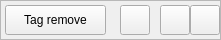
   <widget class="QFrame" name="frm_txt_result_setup">
    <property name="geometry">
     <rect>
      <x>700</x>
      <y>690</y>
      <width>221</width>
      <height>40</height>
     </rect>
    </property>
    <property name="frameShape">
     <enum>QFrame::StyledPanel</enum>
    </property>
    <property name="frameShadow">
     <enum>QFrame::Raised</enum>
    </property>
    <widget class="QPushButton" name="btn_result_zoom_out">
     <property name="geometry">
      <rect>
       <x>190</x>
       <y>5</y>
       <width>30</width>
       <height>30</height>
      </rect>
     </property>
     <property name="text">
      <string/>
     </property>
     <property name="icon">
      <iconset>
       <normaloff>../images/zoom_out.png</normaloff>../images/zoom_out.png</iconset>
     </property>
     <property name="iconSize">
      <size>
       <width>25</width>
       <height>25</height>
      </size>
     </property>
    </widget>
    <widget class="QPushButton" name="btn_result_zoom_in">
     <property name="geometry">
      <rect>
       <x>160</x>
       <y>5</y>
       <width>30</width>
       <height>30</height>
      </rect>
     </property>
     <property name="text">
      <string/>
     </property>
     <property name="icon">
      <iconset>
       <normaloff>../images/zoom_in.png</normaloff>../images/zoom_in.png</iconset>
     </property>
     <property name="iconSize">
      <size>
       <width>25</width>
       <height>25</height>
      </size>
     </property>
    </widget>
    <widget class="QPushButton" name="btn_result_setup">
     <property name="geometry">
      <rect>
       <x>120</x>
       <y>5</y>
       <width>30</width>
       <height>30</height>
      </rect>
     </property>
     <property name="text">
      <string/>
     </property>
     <property name="icon">
      <iconset>
       <normaloff>../images/settings.png</normaloff>../images/settings.png</iconset>
     </property>
     <property name="iconSize">
      <size>
       <width>25</width>
       <height>25</height>
      </size>
     </property>
    </widget>
    <widget class="QPushButton" name="btn_tag_remove">
     <property name="geometry">
      <rect>
       <x>5</x>
       <y>5</y>
       <width>101</width>
       <height>30</height>
      </rect>
     </property>
     <property name="text">
      <string>Tag remove</string>
     </property>
     <property name="icon">
      <iconset>
       <normaloff>../images/tag.png</normaloff>../images/tag.png</iconset>
     </property>
     <property name="iconSize">
      <size>
       <width>25</width>
       <height>25</height>
      </size>
     </property>
    </widget>
   </widget>
